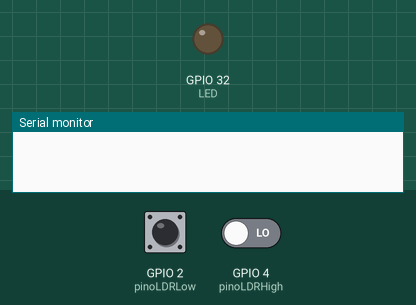
This sketch was run on a simulated ESP32. On the bench: output pins drawn as LEDs (lit = HIGH), the last lines printed to the serial monitor. The test bench sets the inputs (shaded band); at power-on: GPIO 2 (pinoLDRLow) HIGH, GPIO 4 (pinoLDRHigh) LOW.

Above: at 1.0 s.
At 3.0 s:
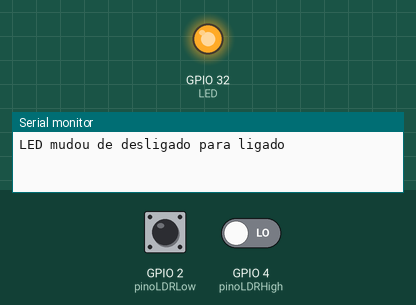
Timing chart, 0 to 5.2 s (numbered marks = the images above):
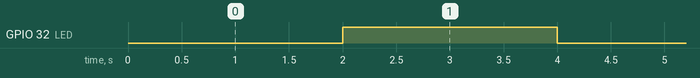

The sketch:

interrupcao.ino
```cpp
#define LED 32
#define pinoLDRLow 2
#define pinoLDRHigh 4

volatile bool estadoAnterior = LOW; // Inicialmente, o estado do LED é desligado

void IRAM_ATTR turnLEDOn_ISR()
{
  digitalWrite(LED,HIGH);
}

void IRAM_ATTR turnLEDOff_ISR()
{
  digitalWrite(LED,LOW);
}

void setup() {
  pinMode(LED,OUTPUT);
  pinMode(pinoLDRLow,INPUT);
  pinMode(pinoLDRHigh,INPUT);

  attachInterrupt(pinoLDRHigh, turnLEDOn_ISR, RISING);
  attachInterrupt(pinoLDRLow, turnLEDOff_ISR, FALLING);

  Serial.begin(9600); // Inicia a comunicação serial
}

void loop() {

  // Simula uma mudança de estado do LED
  delay(2000); // Espera 2 segundos
  digitalWrite(LED, !digitalRead(LED)); // Inverte o estado do LED

  // Verificar se houve uma mudança de estado do LED
  bool estadoAtual = digitalRead(LED);

  if (estadoAtual != estadoAnterior) {
    // Se o estado atual for diferente do estado anterior, imprimir na serial
    Serial.print("LED mudou de ");
    Serial.print(estadoAnterior ? "ligado para desligado" : "desligado para ligado");
    Serial.println();

    estadoAnterior = estadoAtual; // Atualizar o estado anterior
  }
}
```

Measured:
- by itself, GPIO 32 (LED): alternates HIGH for 2.0 s and LOW for 2.0 s
